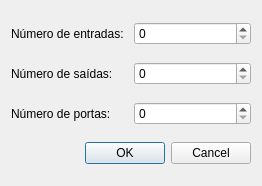
<?xml version="1.0" encoding="UTF-8"?>
<ui version="4.0">
 <class>new_circuit</class>
 <widget class="QDialog" name="new_circuit">
  <property name="geometry">
   <rect>
    <x>0</x>
    <y>0</y>
    <width>262</width>
    <height>186</height>
   </rect>
  </property>
  <property name="windowTitle">
   <string>Dialog</string>
  </property>
  <property name="accessibleName">
   <string>Novo circuito</string>
  </property>
  <layout class="QGridLayout" name="gridLayout">
   <item row="0" column="0">
    <widget class="QLabel" name="label">
     <property name="text">
      <string>Número de entradas:</string>
     </property>
    </widget>
   </item>
   <item row="0" column="1">
    <widget class="QSpinBox" name="number_input"/>
   </item>
   <item row="1" column="0">
    <widget class="QLabel" name="label_2">
     <property name="text">
      <string>Número de saídas:</string>
     </property>
    </widget>
   </item>
   <item row="1" column="1">
    <widget class="QSpinBox" name="number_exit"/>
   </item>
   <item row="2" column="0">
    <widget class="QLabel" name="label_3">
     <property name="text">
      <string>Número de portas:</string>
     </property>
    </widget>
   </item>
   <item row="2" column="1">
    <widget class="QSpinBox" name="number_door"/>
   </item>
   <item row="3" column="0" colspan="2">
    <widget class="QDialogButtonBox" name="buttonBox">
     <property name="orientation">
      <enum>Qt::Horizontal</enum>
     </property>
     <property name="standardButtons">
      <set>QDialogButtonBox::Cancel|QDialogButtonBox::Ok</set>
     </property>
    </widget>
   </item>
  </layout>
 </widget>
 <resources/>
 <connections>
  <connection>
   <sender>buttonBox</sender>
   <signal>accepted()</signal>
   <receiver>new_circuit</receiver>
   <slot>accept()</slot>
   <hints>
    <hint type="sourcelabel">
     <x>248</x>
     <y>254</y>
    </hint>
    <hint type="destinationlabel">
     <x>157</x>
     <y>274</y>
    </hint>
   </hints>
  </connection>
  <connection>
   <sender>buttonBox</sender>
   <signal>rejected()</signal>
   <receiver>new_circuit</receiver>
   <slot>reject()</slot>
   <hints>
    <hint type="sourcelabel">
     <x>316</x>
     <y>260</y>
    </hint>
    <hint type="destinationlabel">
     <x>286</x>
     <y>274</y>
    </hint>
   </hints>
  </connection>
 </connections>
</ui>
